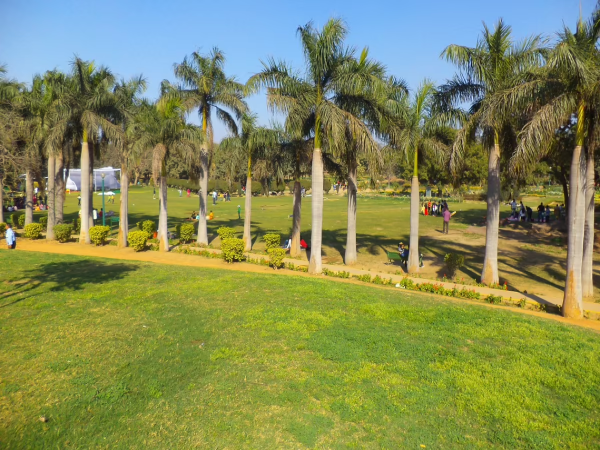
#> input picture park.png, 1200 x 900 px (shown at 1/2 size)
$ python Final.py
#> lines starting #> are read from the running program, lines starting #| are printed output that depends on the picture; after the words box and inside, x2 and y2 are one past the last pixel; in counts of white or black regions, pixels touching at a corner belong together; pictures that were not available may be replaced by others from this repository, and a replacement may not be noted
import cv2
import numpy as np
import math
import os

def visualize_light_direction(bg_img, light_dir, output_path="light_direction_visualization.jpg"):
    vis_img = bg_img.copy()
    h, w = vis_img.shape[:2]
    center_x, center_y = w // 2, h // 2
    arrow_length = min(h, w) // 3
    end_x = int(center_x + light_dir[0] * arrow_length)
    end_y = int(center_y + light_dir[1] * arrow_length)
    cv2.arrowedLine(vis_img, (center_x, center_y), (end_x, end_y), (0, 0, 255), 5, tipLength=0.3)
    cv2.putText(vis_img, f"Light Direction: ({light_dir[0]:.2f}, {light_dir[1]:.2f})", (20, 40), cv2.FONT_HERSHEY_SIMPLEX, 1, (0, 0, 255), 2)
    cv2.imwrite(output_path, vis_img)
    print(f"[INFO] Light direction visualization saved to: {output_path}")
    return vis_img

def detect_light_direction(bg_img, visualize=False):
    gray = cv2.cvtColor(bg_img, cv2.COLOR_BGR2GRAY)
    blurred = cv2.GaussianBlur(gray, (5, 5), 0)
    edges = cv2.Canny(blurred, 30, 100)
    lines = cv2.HoughLinesP(edges, 1, np.pi/180, threshold=50, minLineLength=40, maxLineGap=20)
    if lines is not None and len(lines) > 10:
        angles = []
        for line in lines:
            for x1, y1, x2, y2 in line:
                angle = math.degrees(math.atan2(y2 - y1, x2 - x1))
                angles.append(angle)
        avg_angle = np.mean(angles)
        dx = math.cos(math.radians(avg_angle))
        dy = math.sin(math.radians(avg_angle))
        print(f"[INFO] Light direction detected: dx={dx:.2f}, dy={dy:.2f}")
        if visualize:
            visualize_light_direction(bg_img, (dx, dy))
        return (dx, dy)
    print("[WARN] Not enough lines detected. Using default light direction.")
    default_dir = (1, 0.2)
    if visualize:
        visualize_light_direction(bg_img, default_dir)
    return default_dir

def sharpen_shadow(shadow_mask, intensity=0.5, radius=3):
    blurred = cv2.GaussianBlur(shadow_mask, (radius*2+1, radius*2+1), 0)
    sharpened = cv2.addWeighted(shadow_mask, 1.0 + intensity, blurred, -intensity, 0)
    sharpened = np.clip(sharpened, 0, 255).astype(np.uint8)
    sharpened = np.where(shadow_mask > 0, sharpened, 0)
    return sharpened

def create_realistic_shadow(mask, light_dir, intensity=0.70):
    h, w = mask.shape
    dx = int(light_dir[0] * 20)
    dy = int(light_dir[1] * 20)
    M = np.float32([[1, 0, dx], [0, 1, dy]])
    shadow = cv2.warpAffine(mask, M, (w, h), borderValue=0)
    dilated = cv2.dilate(shadow, cv2.getStructuringElement(cv2.MORPH_ELLIPSE, (15, 15)), iterations=1)
    blurred = cv2.GaussianBlur(dilated, (101, 101), 0)
    shadow_float = blurred.astype(np.float32) / 255.0
    shadow_scaled = (shadow_float * 255 * intensity).clip(0, 255).astype(np.uint8)
    shadow_scaled = sharpen_shadow(shadow_scaled, intensity=0.3, radius=5)
    return shadow_scaled

def blend_object(background_path, object_path, output_path):
#> called with background_path = 'park.png', object_path = 'output.png', output_path = 'Final_park.jpg'
    os.makedirs(os.path.dirname(output_path) or ".", exist_ok=True)
    bg = cv2.imread(background_path)
#> bg is the input picture: shape (900, 1200, 3); mean B, G, R 86.9, 138.9, 130.7
    obj = cv2.imread(object_path, cv2.IMREAD_UNCHANGED)
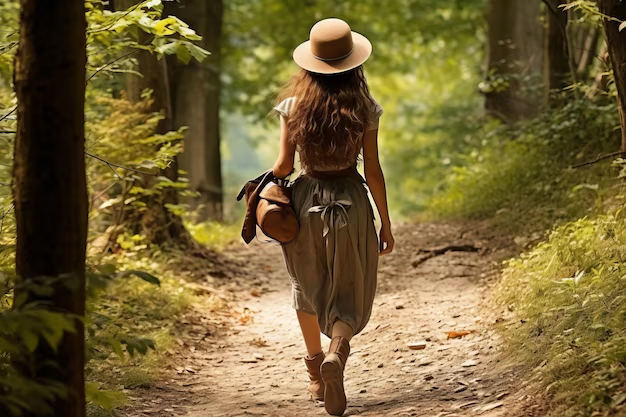
#> input picture person.png, 626 x 417 px, given in place of output.png, which was not available
#> obj is the input picture: shape (417, 626, 3); mean B, G, R 53.1, 98.7, 116.7
    if obj is None or bg is None:
        print("Error loading images")
        return
    if obj.shape[2] == 4:
        obj_rgb = obj[:, :, :3]
        alpha = obj[:, :, 3]
        _, object_mask = cv2.threshold(alpha, 1, 255, cv2.THRESH_BINARY)
    else:
        obj_rgb = obj
        gray = cv2.cvtColor(obj_rgb, cv2.COLOR_BGR2GRAY)
        _, object_mask = cv2.threshold(gray, 1, 255, cv2.THRESH_BINARY)
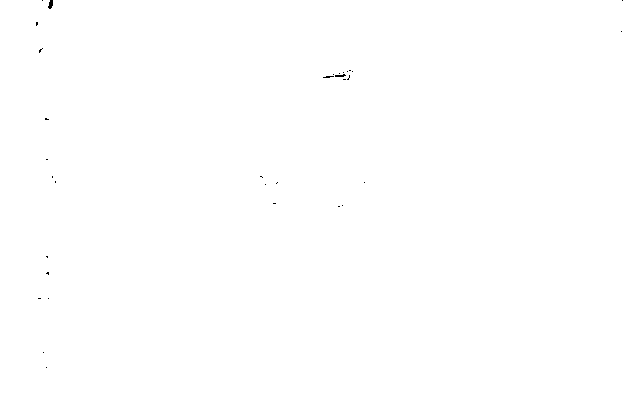
#> object_mask: shape (417, 626); 99.9% white; black in thin lines or dots, all inside (x1, y1, x2, y2) = (36, 0, 623, 368)
        alpha = object_mask
    scale_factor = 2.0
    obj_rgb = cv2.resize(obj_rgb, None, fx=scale_factor, fy=scale_factor, interpolation=cv2.INTER_LINEAR)
    alpha = cv2.resize(alpha, None, fx=scale_factor, fy=scale_factor, interpolation=cv2.INTER_LINEAR)
    _, object_mask = cv2.threshold(alpha, 1, 255, cv2.THRESH_BINARY)
#> object_mask: shape (834, 1252); 100% white; 7 black regions (5 under 20 px), largest, box (x1, y1, x2, y2) and area: (97, 0, 105, 17) 80, (671, 149, 689, 153) 36
    light_dir = detect_light_direction(bg, visualize=True)
#> in detect_light_direction, `edges = cv2.Canny(blurred, 30, 100)`:
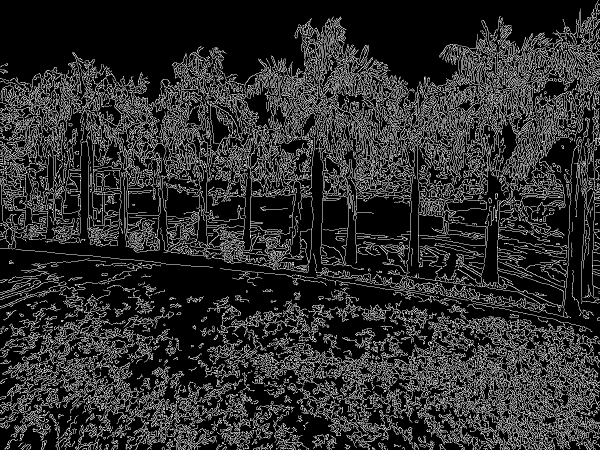
#> edges: shape (900, 1200) (shown at 1/2 size); 17.6% white in thin lines or dots
#> the loop in detect_light_direction, `for line in lines:` made 3583 passes
#> line on passes 1 to 3: [[3, 204, 287, 194]], [[676, 331, 1192, 112]], [[10, 173, 1094, 345]]
#> after the loop in detect_light_direction, `for line in lines:`: angles = 3583 values, max 89.34 at index 2493, min -90 at index 403, mean -4.99
#> in detect_light_direction, `avg_angle = np.mean(angles)`: avg_angle = -4.99
#> in detect_light_direction, `dx = math.cos(math.radians(avg_angle))`: dx = 0.996
#> in detect_light_direction, `dy = math.sin(math.radians(avg_angle))`: dy = -0.0869
#| [INFO] Light direction detected: dx=1.00, dy=-0.09
#> light_dir = (0.996, -0.0869)
    shadow_mask = create_realistic_shadow(object_mask, light_dir, intensity=0.55)
#> in create_realistic_shadow, `dx = int(light_dir[0] * 20)`: dx = 19
#> in create_realistic_shadow, `dy = int(light_dir[1] * 20)`: dy = -1
#> in create_realistic_shadow, `M = np.float32([[1, 0, dx], [0, 1, dy]])`: M = [[1, 0, 19], [0, 1, -1]]
#> in create_realistic_shadow, `shadow = cv2.warpAffine(mask, M, (w, h), borderValue=0)`: shadow: shape (834, 1252); 98.4% white; 8 black regions (5 under 20 px), largest, box (x1, y1, x2, y2) and area: (0, 0, 1252, 834) 17079, (116, 0, 124, 16) 76, (690, 148, 708, 152) 36
#> in create_realistic_shadow, `dilated = cv2.dilate(shadow, cv2.getStructuringElement(cv2.MORPH_ELLIP..`: dilated: shape (834, 1252); 99% white; 1 black region, box (x1, y1, x2, y2) and area: (0, 0, 12, 834) 10008
    bg_h, bg_w = bg.shape[:2]
#> bg_h = 900; bg_w = 1200
    obj_h, obj_w = obj_rgb.shape[:2]
#> obj_h = 834; obj_w = 1252
    y_pos = int((bg_h * 0.5) + (bg_h * 0.25) - (obj_h // 2) + (bg_h * 0.10) - (bg_h * 0.05))
#> y_pos = 303
    x_pos = (bg_w - obj_w) // 2
#> x_pos = -26
    x_start = max(x_pos, 0)
#> x_start = 0
    y_start = max(y_pos, 0)
#> y_start = 303
    x_end = min(x_start + obj_w, bg_w)
#> x_end = 1200
    y_end = min(y_start + obj_h, bg_h)
#> y_end = 900
    obj_w_cropped = x_end - x_start
#> obj_w_cropped = 1200
    obj_h_cropped = y_end - y_start
#> obj_h_cropped = 597
    obj_rgb = obj_rgb[:obj_h_cropped, :obj_w_cropped]
#> obj_rgb: shape (597, 1200, 3)
    alpha = alpha[:obj_h_cropped, :obj_w_cropped]
#> alpha: shape (597, 1200)
    object_mask = object_mask[:obj_h_cropped, :obj_w_cropped]
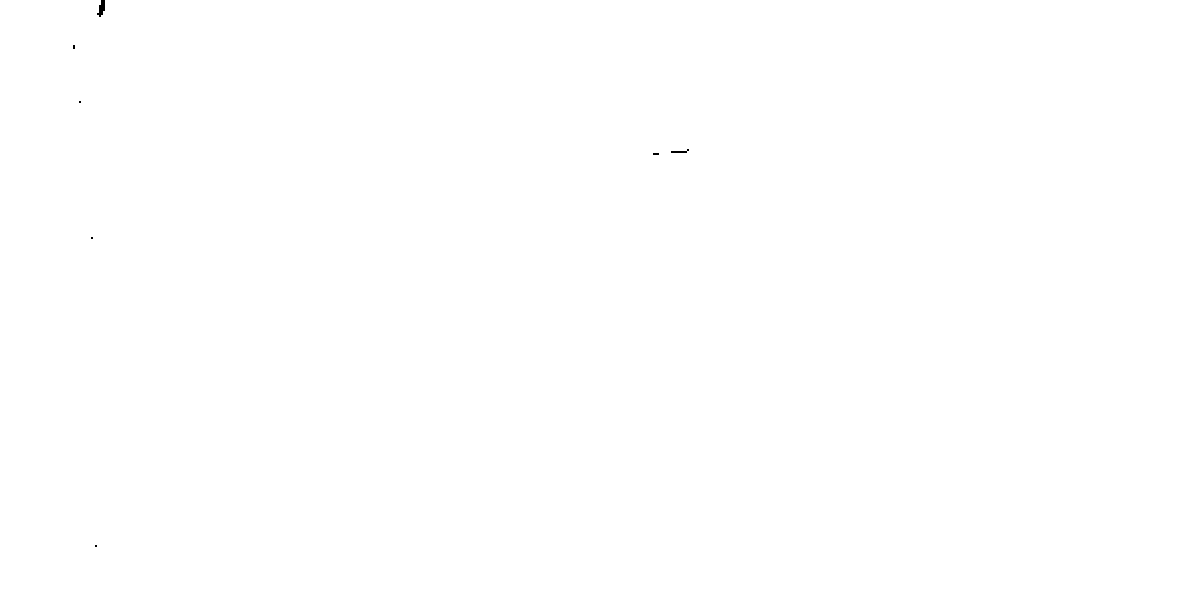
#> object_mask: shape (597, 1200); 100% white; 7 black regions (5 under 20 px), largest, box (x1, y1, x2, y2) and area: (97, 0, 105, 17) 80, (671, 149, 689, 153) 36
    shadow_mask = shadow_mask[:obj_h_cropped, :obj_w_cropped]
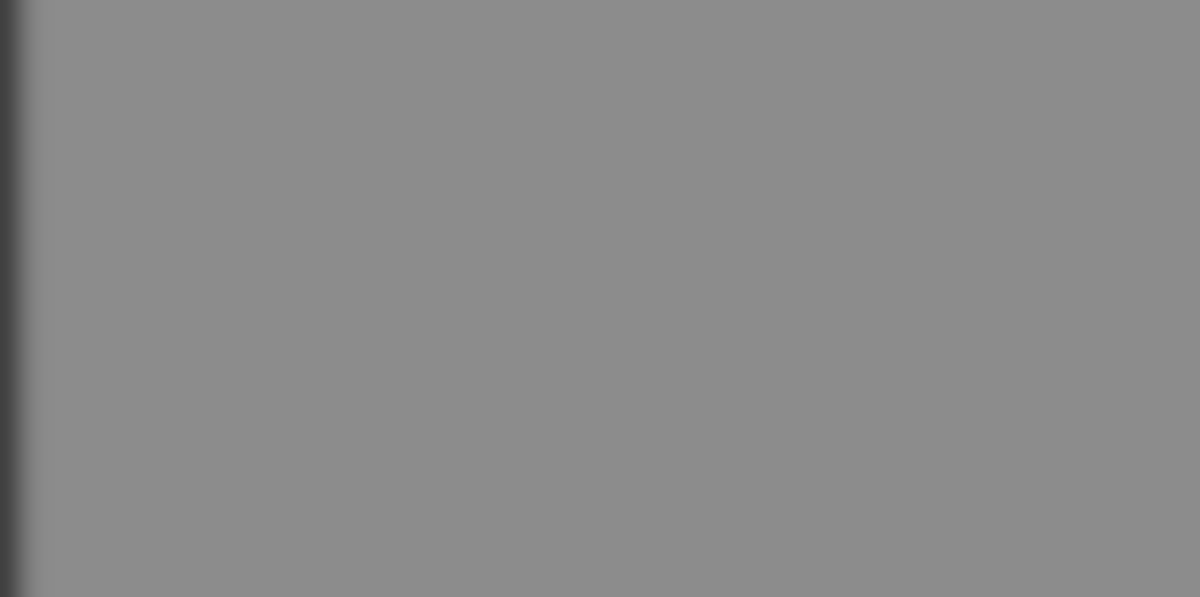
#> shadow_mask: shape (597, 1200); min 64, max 140, mean 138.6
    shadow_rgb = np.zeros_like(bg)
    shadow_roi = shadow_rgb[y_start:y_end, x_start:x_end]
    shadow_mask_3ch = cv2.merge([shadow_mask] * 3)
    shadow_roi[:] = np.where(shadow_mask_3ch > 0, shadow_mask_3ch, shadow_roi)
    shadow_area = cv2.subtract(bg, shadow_rgb)
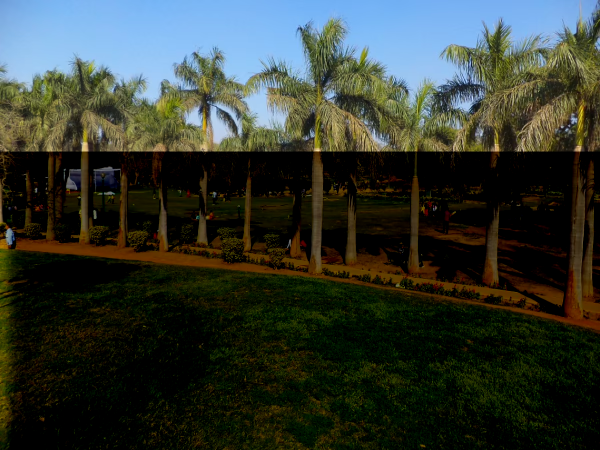
#> shadow_area: shape (900, 1200, 3) (shown at 1/2 size); mean B, G, R 49, 56.7, 50
    bg = np.where(shadow_rgb > 0, shadow_area, bg)
    if obj.shape[2] == 4:
        alpha_normalized = alpha[..., None] / 255.0
        roi = bg[y_start:y_end, x_start:x_end]
        bg[y_start:y_end, x_start:x_end] = (
            roi * (1 - alpha_normalized) + obj_rgb * alpha_normalized
        ).astype(np.uint8)
    else:
        bg[y_start:y_end, x_start:x_end] = obj_rgb
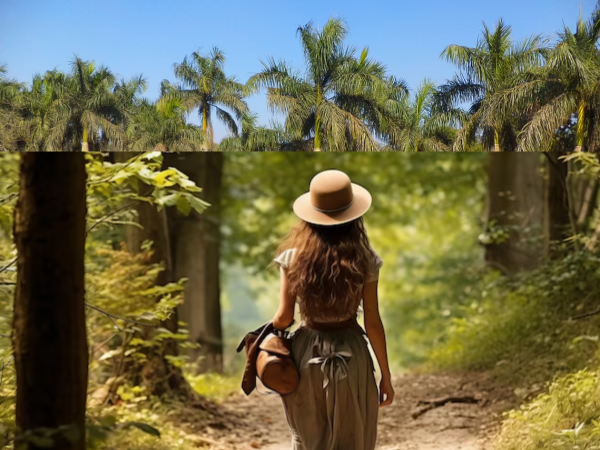
#> bg: shape (900, 1200, 3) (shown at 1/2 size); mean B, G, R 77.2, 107.1, 109.1
    cv2.imwrite(output_path, bg)
    print(f"Saved final composition with realistic shadow at: {output_path}")

blend_object(
    background_path="park.png",
    object_path="output.png",
    output_path="Final_park.jpg"
)
